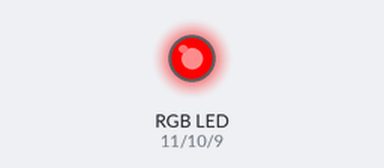
Recording of a sketch running on a simulated Arduino Uno, built with avr-gcc and run on an emulated ATmega328P. Shown: an RGB LED mixed from three pins (HIGH = lit). Dim RGB values are drawn brighter than linear.

Above: at 0.05 s.
At 0.55 s:
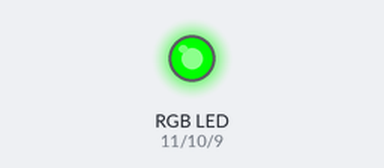
At 0.8 s:
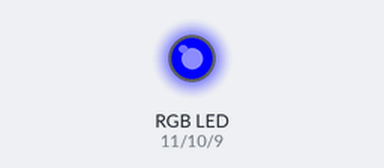
At 1.05 s:
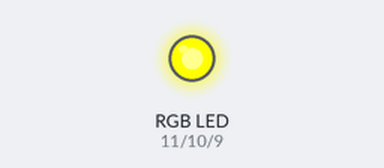
At 1.15 s:
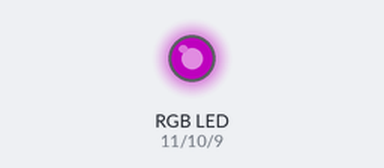
At 1.55 s:
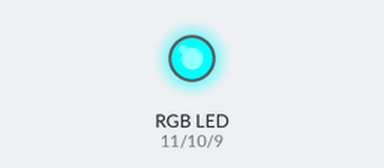
Timing chart, 0 to 3.7 s (numbered marks = the images above):
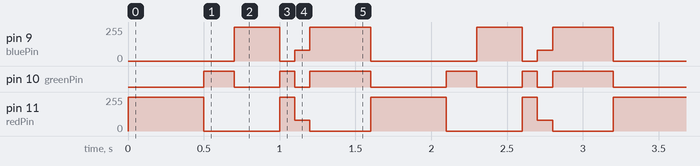

Measured:
- by itself, pin 9 (bluePin): repeats every 1.6 s: 0/255 0.10 s, 80/255 0.10 s, 255/255 0.40 s, 0/255 0.70 s, 255/255 0.30 s
- by itself, pin 10 (greenPin): repeats every 1.6 s: LOW 0.30 s, HIGH 0.10 s, LOW 0.10 s, HIGH 0.40 s, LOW 0.50 s, HIGH 0.20 s
- by itself, pin 11 (redPin): repeats every 1.6 s: 0/255 0.50 s, 255/255 0.10 s, 80/255 0.10 s, 0/255 0.40 s, 255/255 0.50 s

The sketch:

RGB.ino
```cpp
int redPin = 11;

int greenPin = 10;

int bluePin = 9;
void setup() {
  // put your setup code here, to run once:
pinMode(redPin,OUTPUT);
pinMode(greenPin,OUTPUT);
pinMode(bluePin,OUTPUT);
}
void loop() {
  // put your main code here, to run repeatedly:
setColor(255,0,0);
delay(500);// merah
setColor(0,255,0);
delay(200);//hijau
setColor(0,0,255);
delay(300);//biru
setColor(255,255,0);
delay(100);//kuning
setColor(80,0,80);
delay(100);//ungu
setColor(0,255,255);
delay(400);//aqua
}
void setColor(int red,int green,int blue)
{
analogWrite(redPin,red);
analogWrite(greenPin,green);
analogWrite(bluePin,blue);
}
```
